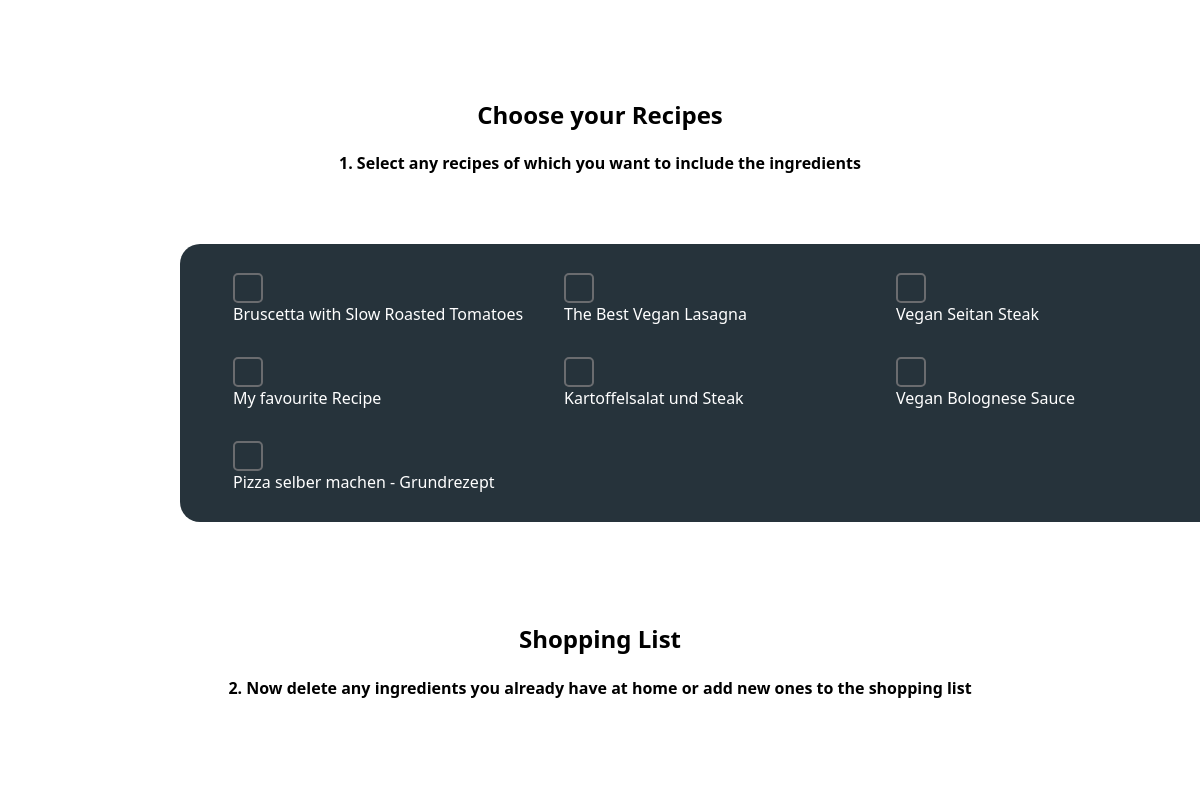
The app's page /views/shoplist (signed in, middle part), older data.
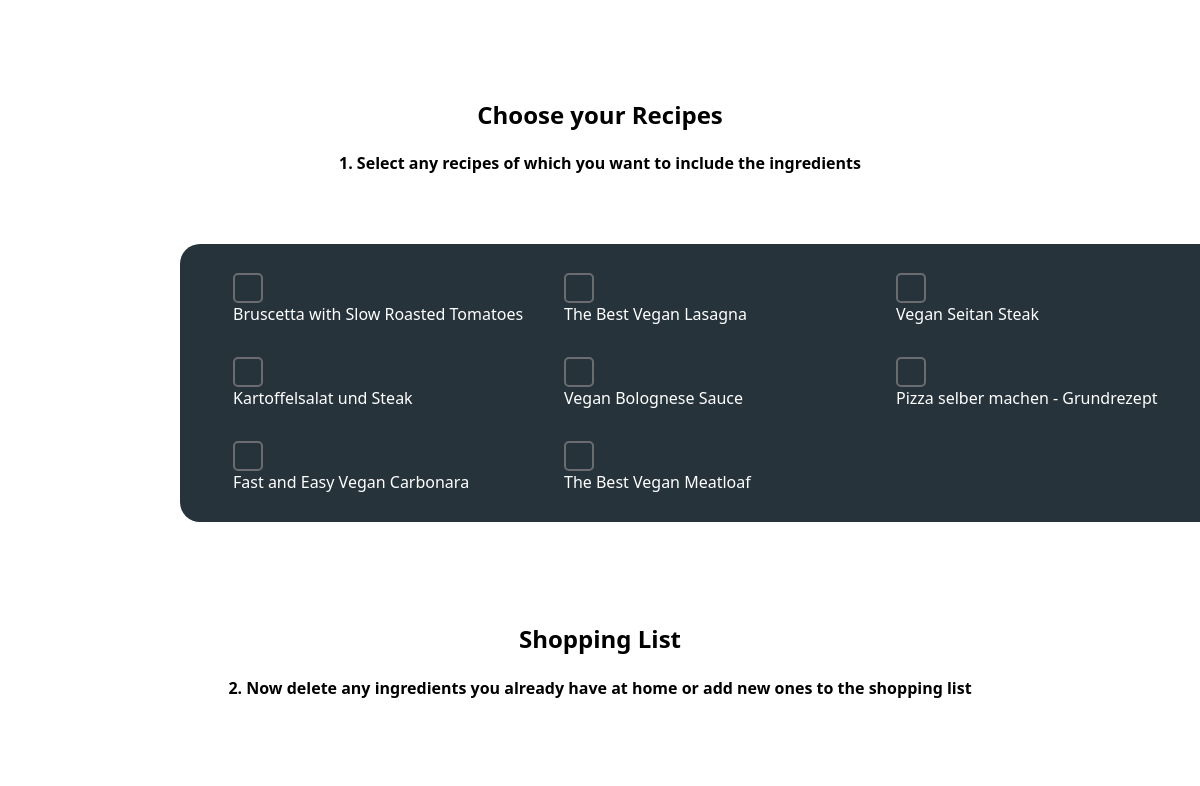
The same page, newer data.
### views2/models.py (models this page shows, shortened)
class Recipe(Base):
    __tablename__ = "recipes"
    id = Column(Integer, primary_key=True)
    title = Column(String, unique=True)
    instructions = Column(String)
    url = Column(String)
    image = Column(String)
    calories = Column(String)
    carbs = Column(String)
    fibre = Column(String)
    sugar = Column(String)
    protein = Column(String)
    fats = Column(String)
    sat_fats = Column(String)
    serving_size = Column(String)
    users = relationship("User", secondary=users_recipes, back_populates="recipes")
    ingredients = relationship(
        "Ingredient", secondary=recipes_ingredients, back_populates="recipes"
    )

### views2/views.py (the view)
@login_required
@views.route("/shoplist", methods=["GET", "POST"])
def shoplist():
    if request.method == "POST":
        pass
    if request.method == "GET":
        recipelist = get_user_recipes_all(session["user_id"])
        recipeList = []
        for item in recipelist:
            recipeList.append(item.title)
        return render_template("shoppingList.html", recipeList=recipeList)

### views2/models.py (called while the page is built)
def get_user_recipes_all(session_id):
    session = Session()
    user = session.query(User).filter(User.id == session_id).first()
    recipe_list = user.recipes
    session.close()
    return recipe_list

### views2/templates/views2/shoppingList.html (shortened to what this page needs)
{% extends "layout.html" %}
{% block main %}
<div class="blocks left ">
    <div class="main_header margin-t-b">
        <h2>
            Choose your Recipes
        </h2>
        <h4>
            1. Select any recipes of which you want to include the ingredients
        </h4>
    </div>
    <div class="main_block">
        <div class="shoplist_container">
            {% for item in recipeList %}
            <div class="shoplist">
                <ul>
                    <input class="recipe_checkbox checkbox" type="checkbox" value="{{ item }}" id="{{ item }}">
                    <label for="{{ item }}">{{ item }}</label>
                </ul>
            </div>
            {% endfor %}
        </div>
    </div>
</div>
<div class="blocks right">
    <div class="main_header margin-t-b">
        <h2>
            Shopping List
        </h2>
        <h4>
            2. Now delete any ingredients you already have at home or add new ones to the shopping list
        </h4>
    </div>
    <div class="Ing_div">
    </div>
</div>
{% endblock %}

### views2/templates/views2/layout.html (shortened to what this page needs)
<!DOCTYPE html>
<html lang="en">
<head>
    <link href="{{ url_for('views.static', filename='styles.css') }}" type="text/css" rel="stylesheet">
</head>
<body>
    <main class="container p-5" id="mainblock">
        {% block main %}{% endblock %}
    </main>
</body>
</html>

### views2/static/styles/styles.css (style rules this page uses)
* { box-sizing: border-box; }
html { scroll-behavior: smooth !important; min-height: 100%; position: relative; }
body { margin: 0; font-family: "Noto Sans", sans-serif; width: 100%; }
main { margin: 0; opacity: 1; }
.shoplist { animation: transitionIn 1.5s forwards; }
.blocks { opacity: 0; transition: all 1s ease-in; margin: 100px auto; }
.left { transform: translateX(200px); }
.right { transform: translateX(-200px); }
.main_header { text-align: center; }
.margin-t-b { margin: 70px auto; }
.main_block { margin-bottom: 100px; }
.shoplist_container { display: grid; margin: 0 0 0 15%; align-items: center; justify-content: center; grid-template-columns: repeat(auto-fit, minmax(300px, 1fr)); padding: 13px; background-color: #081720e0; color: white; border-radius: 20px 0 0 20px; min-height: 180px; }
.checkbox { position: relative; display: flex; align-items: center; justify-content: center; width: 30px; height: 30px; -webkit-appearance: none; -moz-appearance: none; -o-appearance: none; appearance: none; background: transparent; border: 2px solid #7C7A7D; border-radius: 5px; margin: 0; outline: none; transition: 0.5s ease; opacity: 0.8; cursor: pointer; }
.Ing_div { padding: 20px 0; position: relative; }
.is-visible { opacity: 1; }
.swoop-in { transform: translateX(0); }

Row changes from the older to the newer data that the page shows:
removed Recipe: title "My favourite Recipe"
added Recipe: title "Fast and Easy Vegan Carbonara"
now on this page (row unchanged): Recipe: title "The Best Vegan Meatloaf"
